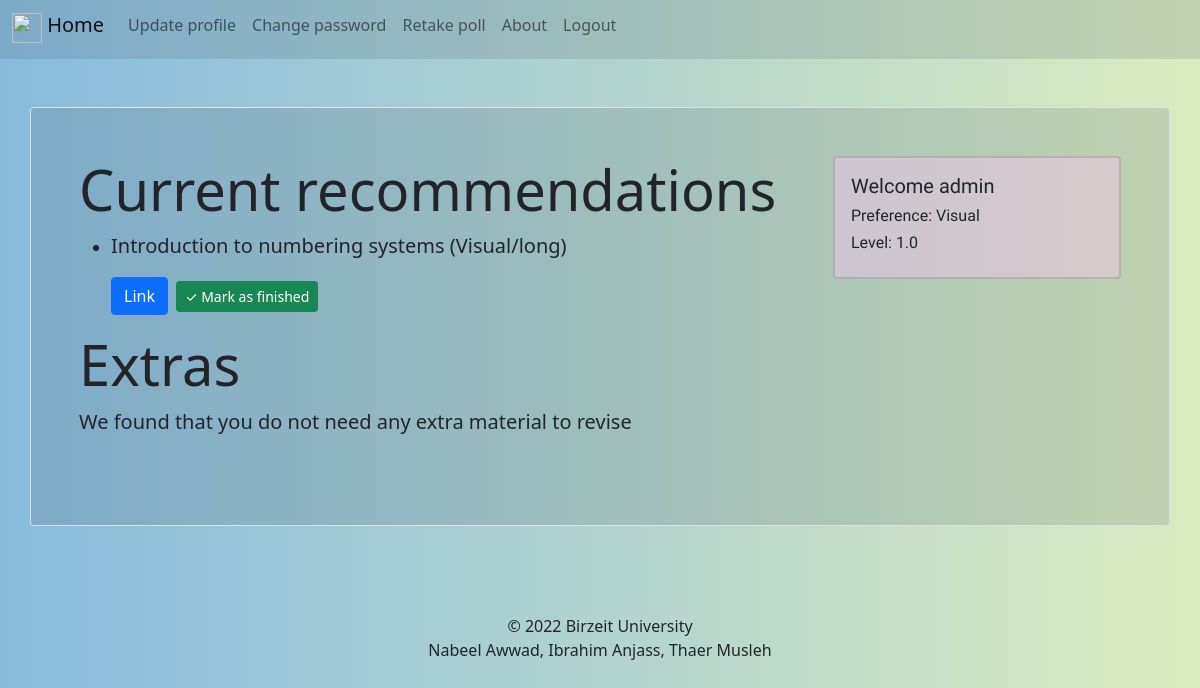
/ (signed in), run on the app's committed database.
### learning/models.py (models this page shows, shortened)
class User(AbstractUser):
    is_student = models.BooleanField(default=False)
    is_teacher = models.BooleanField(default=False)

class Student(models.Model):
    user = models.OneToOneField(User, on_delete=models.CASCADE, primary_key=True)
    preferred_media = models.CharField(max_length=4, choices=PREFERENCE_TYPES, null=True)
    student_skill = models.FloatField(null=True)
    learned_material = models.ManyToManyField(Material, blank=True)
    took_quiz = models.BooleanField(default=False)
    took_poll = models.BooleanField(default=False)

class Material(models.Model):
    level = models.ForeignKey(Level, on_delete=models.DO_NOTHING)
    name = models.CharField(max_length=100)
    material_type = models.CharField(max_length=1, choices=MATERIAL_TYPES)
    material_length = models.CharField(max_length=1, choices=MATERIAL_LENGTH)
    uploader = models.ForeignKey(User, on_delete=models.CASCADE)
    link = models.CharField(max_length=100)

### learning/views.py (the view, shortened to what this page needs)
# urls.py: path('', learning_views.home, name='home'),
@login_required
def home(request):
    student = request.user.student
    if not student.took_poll:
        return redirect('poll')
    if not student.took_quiz:
        return redirect('quiz')
    preference = student.get_preferred_media_display()
    learned = student.learned_material.all()
    print('learned', learned)
    misconceptions = Material.objects.filter(level__skill_required__lt=student.student_skill)
    materials = Material.objects.filter(level__skill_required__exact=student.student_skill, material_length='L')
    for mat in learned:
        materials = materials.exclude(name__exact=mat.name)
    student_scores = Score.objects.filter(student=student)
    for score in student_scores:
        if score.score == 1:
            misconceptions = misconceptions.exclude(level=score.level, material_length__exact='L')
        elif score.score == 0 or score.score == 2:
            misconceptions = misconceptions.exclude(level=score.level)
    for mat in learned:
        misconceptions = misconceptions.exclude(name__exact=mat.name)
    if len(student.preferred_media) == 1:
        materials = materials.filter(material_type__exact=student.preferred_media)
        misconceptions = misconceptions.filter(material_type__exact=student.preferred_media)
    elif len(student.preferred_media) == 2:
        materials = materials.filter(Q(material_type__exact=student.preferred_media[0])
                                     | Q(material_type__exact=student.preferred_media[1]))
        misconceptions = misconceptions.filter(Q(material_type__exact=student.preferred_media[0])
                                               | Q(material_type__exact=student.preferred_media[1]))
    if not materials and student.student_skill != 9:
        student.student_skill += 1
        student.save()
        return redirect('home')
    if request.method == 'POST':
        for mat in materials:
            if mat.name in request.POST:
                student.learned_material.add(mat)
                student.save()
        for mat in misconceptions:
            if mat.name in request.POST:
                student.learned_material.add(mat)
        return redirect("home")
    else:
        learned = student.learned_material.all()
        context = {
            'materials': materials,
            'misconceptions': misconceptions,
            'learned': learned,
            'preference': preference,
            'took_quiz': request.user.student.took_quiz,
            'took_poll': request.user.student.took_poll,
        }
        return render(request, 'home.html', context)

### templates/home.html (shortened to what this page needs)
{% extends 'base.html' %}
{% block content %}
    <div class="card float-end bg-gradiant rounded border-2" style="width: 18rem;background-color: rgba(253, 197, 245, 0.4);
    font-family: 'Josefin Sans', sans-serif">
        <div class="card-body">
            <h5 class="card-title">Welcome {{ user.username }}</h5>
            <div class="row ml-1 ">
                <div>
                    <h6>Preference: {{ preference }}</h6>
                </div>
                <div>
                    {% if not materials %}
                    <h6>Level: Max</h6>
                    {% else %}
                    <h6>Level: {{ user.student.student_skill }}</h6>
                    {% endif %}
                </div>
            </div>
        </div>
    </div>
    <h1 class="display-4">Current recommendations</h1>
    <form method="post">
    {% if not materials %}
    <p class="lead"><strong>You have finished all of the material available to you.
    </strong></p>
    {% else %}
    {% for mat in materials %}
        {% if mat not in learned %}
        <ul>
            <li>
            <p class="lead"><strong>{{ mat.name }}</strong></p>
            <a href="{{ mat.link }}" target="_blank" rel="noopener noreferrer" class="btn btn-md btn-primary">Link</a>
                <button type="submit" name="{{ mat.name }}" class="btn btn-success btn-sm ms-1">✓ Mark as finished</button>
            </li>
        {% endif %}
        </ul>
    {% endfor %}
    {% endif %}
    <h1 class="display-4">Extras</h1>
    {% if not misconceptions %}
        <p class="lead"><strong>We found that you do not need any extra material to revise</strong></p>
    {% endif %}
    </form>
    {% if not learned %}
    <br>
    {% else %}
    <h2 class="display-4">Finished material</h2>
        <p class="lead"><strong>Here are the material that you have finished so far:</strong></p>
    {% for mat in learned %}
        <p class="lead"><strong>✓ {{ mat.name }}</strong></p>
    {% endfor %}
    {% endif %}
{% endblock %}

### templates/base.html (style rules this page uses)
#gradiant { background: linear-gradient(to right, #87BCDE 0%, #DBEBC0 100%) }

### data on the page
User: username "admin", student.student_skill "1.0"
Material: name "Introduction to numbering systems (Visual/long)"

### other printed values
{{ preference }} "Visual"
